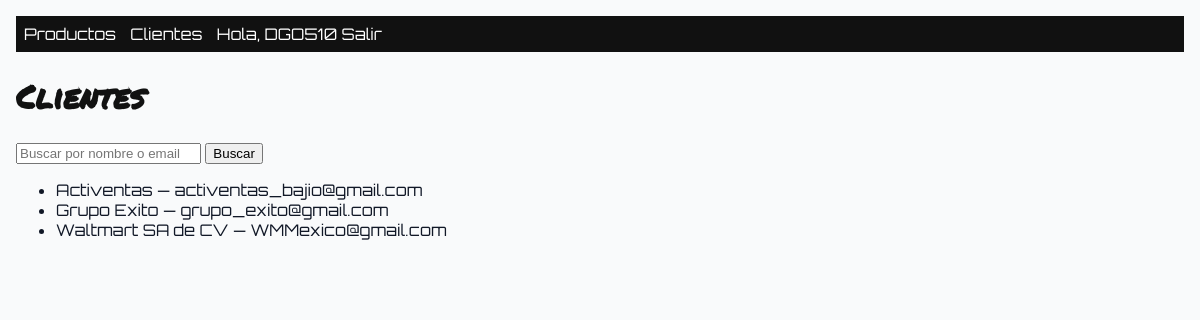
The app's page /clientes/ (signed in) with its own data.
### ventas/models.py (models this page shows, shortened)
class Cliente(models.Model):
    nombre = models.CharField(max_length=200)
    email = models.EmailField(blank=True, null=True)
    telefono = models.CharField(max_length=30, blank=True, null=True)
    direccion = models.TextField(blank=True, null=True)
    activo = models.BooleanField(default=True)

### ventas/views.py (the view)
# urls.py: path("clientes/", views.ClienteListView.as_view(), name="cliente_list"),
class ClienteListView(LoginRequiredMixin, PermissionRequiredMixin, ListView):
    model = Cliente
    template_name = "ventas/cliente_list.html"
    context_object_name = "clientes"
    paginate_by = 20
    permission_required = "ventas.view_cliente"
    def get_queryset(self):
        qs = Cliente.objects.filter(activo=True).order_by("nombre")
        q = self.request.GET.get("q")
        if q:
            qs = qs.filter(Q(nombre__icontains=q) | Q(email__icontains=q))
        return qs

### templates/ventas/cliente_list.html (shortened to what this page needs)
{% extends "base.html" %}
{% block content %}
<h1>Clientes</h1>
<form method="get">
  <input type="text" name="q" value="{{ request.GET.q }}" placeholder="Buscar por nombre o email" />
  <button type="submit">Buscar</button>
</form>
<ul>
  {% for c in clientes %}
    <li>{{ c.nombre }} — {{ c.email }}</li>
  {% empty %}
    <li>No hay clientes visibles.</li>
  {% endfor %}
</ul>
{% endblock %}

### templates/base.html (shortened to what this page needs)
{% load static %}
<!DOCTYPE html>
<html lang="es">
<head>
  <link rel="stylesheet" href="{% static 'css/style.css' %}">
</head>
<body>
  <nav>
    <a href="{% url 'producto_list' %}">Productos</a>
    <a href="{% url 'cliente_list' %}">Clientes</a>
    {% if user.is_authenticated %}
      <span>Hola, {{ user.get_username }}</span>
      <a href="{% url 'logout' %}">Salir</a>
    {% else %}
      <a href="{% url 'login' %}">Ingresar</a>
    {% endif %}
  </nav>
  <main>
    {% block content %}{% endblock %}
  </main>
</body>
</html>

### static/css/style.css (style rules this page uses)
body { font-family: 'Orbitron', sans-serif; background-color: #f9fafb; color: #111827; margin: 0; padding: 1rem; }
h1, h2, h3 { font-family: 'Permanent Marker', cursive; color: #111; }
nav { font-family: 'Orbitron', sans-serif; background-color: #111; color: white; padding: 0.5rem; }
nav a { color: white; margin-right: 10px; text-decoration: none; }

### records on screen
Cliente: nombre "Activentas", email "activentas_bajio@gmail.com"
Cliente: nombre "Grupo Exito", email "grupo_exito@gmail.com"
Cliente: nombre "Waltmart SA de CV", email "WMMexico@gmail.com"

### other values on screen
{{ user.get_username }} "DGO510"
